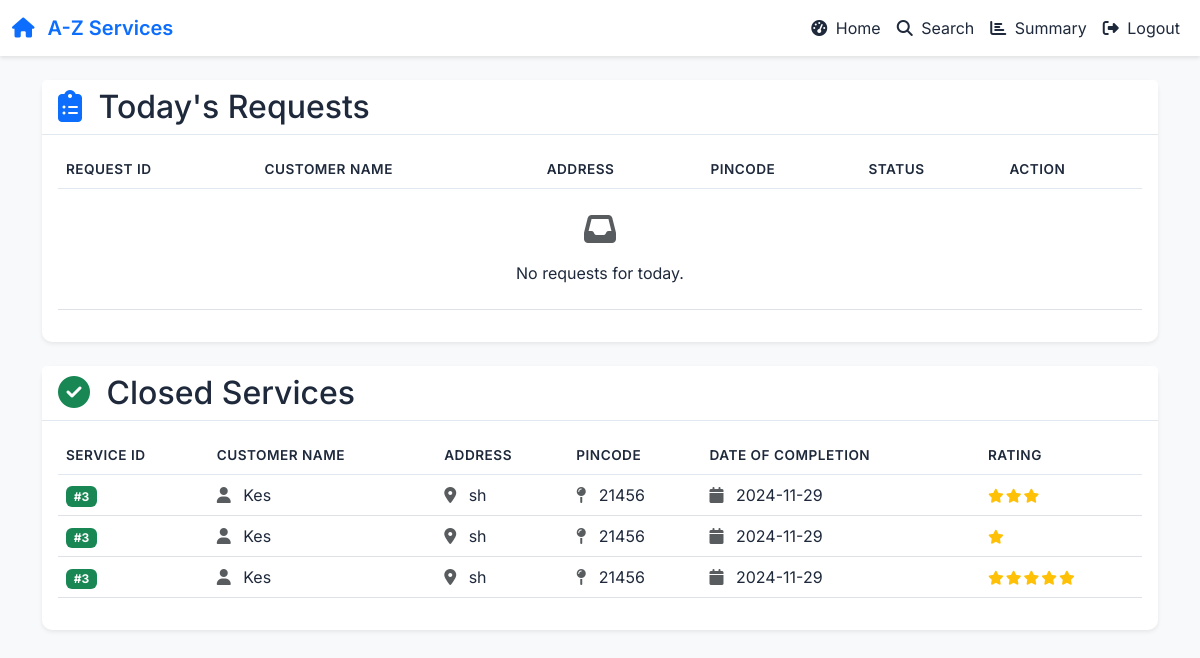
Screenshot of /professional_dashboard (signed in) with the database file from the repository.
### app.py (models this page shows)
class ServiceRequest(db.Model):
    __tablename__ = 'service_requests'
    request_id = db.Column(db.Integer, primary_key=True, autoincrement=True)
    service_id = db.Column(db.Integer, db.ForeignKey('services.service_id'), nullable=False)
    customer_id = db.Column(db.Integer, db.ForeignKey('customer.id'), nullable=False)
    professional_id = db.Column(db.Integer, db.ForeignKey('professional.id'), nullable=False)
    date_of_request = db.Column(db.DateTime, default=datetime.utcnow, nullable=False)
    date_of_completion = db.Column(db.DateTime, nullable=True)  # Set by admin
    service_status = db.Column(
        db.Enum('Requested', 'In Progress', 'Completed', 'Closed', 'Rejected', name='service_status_enum'),
        nullable=False,
        default='Requested'
    )
    remark = db.Column(db.Text, nullable=True)
    service = db.relationship('Service', back_populates='requests')
    feedback = db.relationship('Feedback', back_populates='service_request', uselist=False, cascade="all, delete")
    professional = db.relationship('Professional', back_populates='requests')    # No cascade here

class Customer(db.Model):
    id = db.Column(db.Integer, primary_key=True)
    email = db.Column(db.String(120), unique=True, nullable=False)
    password = db.Column(db.String(80), nullable=False)
    fullname = db.Column(db.String(120), nullable=False)
    address = db.Column(db.String(200), nullable=False)
    pincode = db.Column(db.String(6), nullable=False)

### app.py (the view)
@app.route('/professional_dashboard', methods=['GET'])
def professional_dashboard():
    professional_id = session.get('user_id')  # Assuming the professional's ID is stored in the session
    today = datetime.utcnow().date() # Get current date
    today_requests = (
        db.session.query(ServiceRequest, Customer.fullname, Customer.address, Customer.pincode)
        .join(Customer, ServiceRequest.customer_id == Customer.id)
        .filter(
            ServiceRequest.professional_id == professional_id,
            func.date(ServiceRequest.date_of_request) == today,
        )
        .all()
    )
    closed_services = get_closed_services(professional_id)
    return render_template(
        'professional_dashboard.html',
        today_requests=today_requests,
        closed_services=closed_services
    )

### app.py (called while the page is built, shortened)
@app.before_request
def add_default_admin():
    global default_admin_initialized

def get_closed_services(professional_id):
    closed_services = (
        db.session.query(
            ServiceRequest.service_id,
            Customer.fullname.label("customer_name"),
            Customer.address,
            Customer.pincode,
            ServiceRequest.date_of_completion,
            func.coalesce(Feedback.rating, "Not Rated Yet").label("rating")
        )
        .join(Customer, ServiceRequest.customer_id == Customer.id)
        .outerjoin(Feedback, ServiceRequest.request_id == Feedback.request_id)
        .filter(
            ServiceRequest.professional_id == professional_id,
            ServiceRequest.service_status == "Closed"
        )
        .all()
    )
    return closed_services

### templates/professional_dashboard.html (shortened to what this page needs)
<!DOCTYPE html>
<html lang="en" data-theme="light">
<head>
    <link href="https://cdn.jsdelivr.net/npm/bootstrap@5.3.0-alpha3/dist/css/bootstrap.min.css" rel="stylesheet">
    <link href="https://cdnjs.cloudflare.com/ajax/libs/font-awesome/6.4.0/css/all.min.css" rel="stylesheet">
    <link href="{{ url_for('static', filename='css/professional-dashboard.css') }}" rel="stylesheet">
</head>
<body>
    <div class="toast-container position-fixed top-0 end-0 p-3">
    </div>
    <nav class="navbar navbar-expand-lg">
        <div class="container-fluid">
            <a class="navbar-brand" href="#">
                <i class="fas fa-home me-2"></i>
                A-Z Services
            </a>
            <div class="collapse navbar-collapse" id="navbarNav">
                <ul class="navbar-nav ms-auto align-items-center">
                    <li class="nav-item">
                        <a class="nav-link" href="/professional_dashboard">
                            <i class="fas fa-tachometer-alt me-1"></i> Home
                        </a>
                    </li>
                    <li class="nav-item">
                        <a class="nav-link" href="/professional_search">
                            <i class="fas fa-search me-1"></i> Search
                        </a>
                    </li>
                    <li class="nav-item">
                        <a class="nav-link" href="/professional_summary">
                            <i class="fas fa-chart-bar me-1"></i> Summary
                        </a>
                    </li>
                    <li class="nav-item">
                        <a class="nav-link" href="/logout">
                            <i class="fas fa-sign-out-alt me-1"></i> Logout
                        </a>
                    </li>
                </ul>
            </div>
        </div>
    </nav>
    <div class="container mt-4">
        <div class="card shadow-sm fade-in">
            <div class="card-header bg-white">
                <h2 class="mb-0">
                    <i class="fas fa-clipboard-list me-2 text-primary"></i>
                    Today's Requests
                </h2>
            </div>
            <div class="card-body">
                <div class="table-responsive">
                    <table class="table table-hover">
                        <thead class="table-light">
                            <tr>
                                <th>Request ID</th>
                                <th>Customer Name</th>
                                <th>Address</th>
                                <th>Pincode</th>
                                <th>Status</th>
                                <th>Action</th>
                            </tr>
                        </thead>
                        <tbody>
                            {% if today_requests %}
                                {% for request, customer_name, customer_address, customer_pincode in today_requests %}
                                <tr class="align-middle">
                                    <td><span class="badge bg-secondary">#{{ request.request_id }}</span></td>
                                    <td>
                                        <i class="fas fa-user me-2 text-muted"></i>
                                        {{ customer_name }}
                                    </td>
                                    <td>
                                        <i class="fas fa-location-dot me-2 text-muted"></i>
                                        {{ customer_address }}
                                    </td>
                                    <td>
                                        <i class="fas fa-map-pin me-2 text-muted"></i>
                                        {{ customer_pincode }}
                                    </td>
                                    <td>
                                        <span class="status-badge status-{{ request.service_status.lower() }}">
                                            {{ request.service_status }}
                                        </span>
                                    </td>
                                    <td>
                                        {% if request.service_status == 'Requested' %}
                                            <form action="{{ url_for('accept_request', request_id=request.request_id) }}" method="POST" class="d-inline">
                                                <button type="submit" class="btn btn-success btn-sm action-btn">
                                                    <i class="fas fa-check me-1"></i> Accept
                                                </button>
                                            </form>
                                            <form action="{{ url_for('reject_request', request_id=request.request_id) }}" method="POST" class="d-inline">
                                                <button type="submit" class="btn btn-danger btn-sm action-btn">
                                                    <i class="fas fa-times me-1"></i> Reject
                                                </button>
                                            </form>
                                        {% else %}
                                            <button class="btn btn-secondary btn-sm" disabled>
                                                {{ request.service_status }}
                                            </button>
                                        {% endif %}
                                    </td>
                                </tr>
                                {% endfor %}
                            {% else %}
                                <tr>
                                    <td colspan="6" class="text-center py-4">
                                        <i class="fas fa-inbox fa-2x mb-3 text-muted"></i>
                                        <p class="mb-0">No requests for today.</p>
                                    </td>
                                </tr>
                            {% endif %}
                        </tbody>
                    </table>
                </div>
            </div>
        </div>
        <div class="card shadow-sm mt-4 fade-in">
            <div class="card-header bg-white">
                <h2 class="mb-0">
                    <i class="fas fa-check-circle me-2 text-success"></i>
                    Closed Services
                </h2>
            </div>
            <div class="card-body">
                <div class="table-responsive">
                    <table class="table table-hover">
                        <thead class="table-light">
                            <tr>
                                <th>Service ID</th>
                                <th>Customer Name</th>
                                <th>Address</th>
                                <th>Pincode</th>
                                <th>Date of Completion</th>
                                <th>Rating</th>
                            </tr>
                        </thead>
                        <tbody>
                            {% for service in closed_services %}
                            <tr class="align-middle">
                                <td><span class="badge bg-success">#{{ service.service_id }}</span></td>
                                <td>
                                    <i class="fas fa-user me-2 text-muted"></i>
                                    {{ service.customer_name }}
                                </td>
                                <td>
                                    <i class="fas fa-location-dot me-2 text-muted"></i>
                                    {{ service.address }}
                                </td>
                                <td>
                                    <i class="fas fa-map-pin me-2 text-muted"></i>
                                    {{ service.pincode }}
                                </td>
                                <td>
                                    <i class="fas fa-calendar me-2 text-muted"></i>
                                    {{ service.date_of_completion.strftime('%Y-%m-%d') }}
                                </td>
                                <td>
                                    <div class="rating">
                                        {% for i in range(service.rating|int) %}
                                            <i class="fas fa-star"></i>
                                        {% endfor %}
                                    </div>
                                </td>
                            </tr>
                            {% endfor %}
                        </tbody>
                    </table>
                </div>
            </div>
        </div>
    </div>
</body>
</html>

### static/css/professional-dashboard.css (style rules this page uses)
:root { --primary-color: #0d6efd; --success-color: #198754; --danger-color: #dc3545; --warning-color: #ffc107; --background-color: #f8f9fa; --text-color: #1e293b; --border-color: #e2e8f0; --form-bg: white; --shadow-color: rgba(0, 0, 0, 0.1); --transition-speed: 0.3s; }
body { background-color: var(--background-color); color: var(--text-color); font-family: 'Inter', system-ui, -apple-system, sans-serif; transition: background-color var(--transition-speed), color var(--transition-speed); }
.navbar { background-color: var(--form-bg) !important; transition: all var(--transition-speed); box-shadow: 0 2px 4px var(--shadow-color); }
.navbar-brand { font-weight: 600; color: var(--primary-color) !important; }
.nav-link { position: relative; padding: 0.5rem 1rem; transition: color var(--transition-speed); color: var(--text-color) !important; }
.nav-link::after { content: ''; position: absolute; bottom: 0; left: 50%; width: 0; height: 2px; background-color: var(--primary-color); transition: all var(--transition-speed); transform: translateX(-50%); }
.card { background-color: var(--form-bg); border: none; border-radius: 10px; transition: transform var(--transition-speed); box-shadow: 0 4px 6px var(--shadow-color); }
.card-header { background-color: var(--form-bg) !important; border-bottom: 1px solid var(--border-color); color: var(--text-color); }
.table { color: var(--text-color); }
.table th { font-weight: 600; text-transform: uppercase; font-size: 0.85rem; letter-spacing: 0.5px; color: var(--text-color); background-color: var(--form-bg); }
.table td { vertical-align: middle; color: var(--text-color); }
.table-light { background-color: var(--form-bg) !important; }
.table thead.table-light { background-color: var(--form-bg) !important; }
.table thead.table-light th { background-color: var(--form-bg) !important; color: var(--text-color); border-bottom-color: var(--border-color); }
.rating { display: inline-flex; gap: 2px; }
.fa-star { font-size: 0.875rem; color: var(--warning-color); }
.fade-in { animation: fadeIn 0.5s ease-in; }

### rows the page displays
ServiceRequest: service_id "3", customer_name "Kes", address "sh", pincode "21456", date_of_completion "2024-11-29"
ServiceRequest: service_id "3", customer_name "Kes", address "sh", pincode "21456", date_of_completion "2024-11-29"
ServiceRequest: service_id "3", customer_name "Kes", address "sh", pincode "21456", date_of_completion "2024-11-29"
